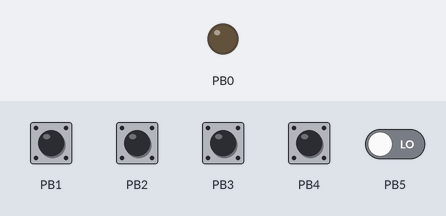
Bench run of a sketch on a simulated ATtiny85, built with avr-gcc and run on an emulated ATtiny85. On the bench: output pins drawn as LEDs (lit = HIGH). The test bench sets the inputs (shaded band); at power-on: PB1–4 HIGH, PB5 LOW. Sleep ends after the set time or at an interrupt.

Above: at 5.0 s.
5.1 s: PB1 pulled LOW for 0.15 s
At 5.5 s:
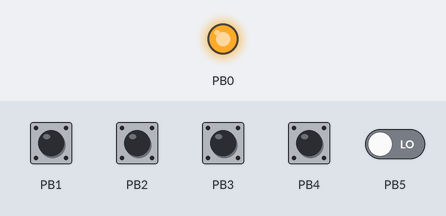
6.7 s: PB1 pulled LOW for 1 s
At 8.0 s:
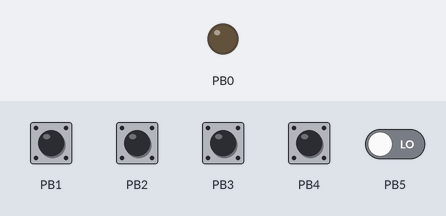
Timing chart, 0 to 9.7 s (numbered marks = the images above; inputs shaded):
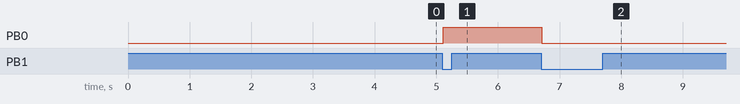

Measured:
- after the input at 5.1 s, PB0: LOW → HIGH at once
- after the input at 6.7 s, PB0: HIGH → LOW at once

The sketch:

PowerSaveOnOff_C.ino
```cpp
// http://www.count-zero.ru/2016/attiny13/
// http://osboy.ru/blog/microcontrollers/attiny13-switch.html
// http://1io.ru/articles/microcontroller/attiny13/
// http://we.easyelectronics.ru/AVR/avr-power-management-ili-kak-pravilno-spat.html
// http://avr.ru/beginer/understand/sleep_mode


#define F_CPU 1200000UL  // Частота 1.2Mhz
#include <avr/io.h>
#include <avr/wdt.h>
#include <util/delay.h>
#include <avr/interrupt.h>

#ifndef CLEAR_BIT
    #define CLEAR_BIT(SRC, BIT) (_SFR_BYTE(SRC) &= ~_BV(BIT))
#endif
#ifndef SET_BIT
    #define SET_BIT(SRC, BIT) (_SFR_BYTE(SRC) |= _BV(BIT))
#endif
#ifndef INVERT_BIT
    #define INVERT_BIT(SRC, BIT) (_SFR_BYTE(SRC) ^= _BV(BIT))
#endif
#ifndef BIT_IS_SET
    #define BIT_IS_SET(SRC, BIT) (_SFR_BYTE(SRC) & _BV(BIT))
#endif


volatile bool keyInterrupt = false;

// Обработчик прерывания PCINT0, доступно на любых ножках, срабатывает на изменение уровня
// Если нужно настроить на конкретный тип изменения уровня - надо использовать прерывание INT0 на ноге PB1
// Так же по прерыванию происходит пробуждение микроконтроллера
ISR(PCINT0_vect) {
    keyInterrupt = true;
}

bool isButtonPressedUpNoChatter(char port){
    bool buttonPressed = ((PINB & (1 << port)) == 0); // Если низкий уровень - то кнопка нажата
    if (buttonPressed){
        _delay_ms(10); // Ждем чтобы избавиться от дребезга
        buttonPressed = ((PINB & (1 << port)) == 0); // Если низкий уровень - то кнопка нажата
    }
    return buttonPressed;
}

int main(void) {
    // TODO: Отключение WatchDog
    wdt_disable();

    // Выставить порты в конкретное состояние InputPullup, чтобы по ним не происходили прерывания
    {
        DDRB &= ~(1<<PB0); // Настраиваем кнопку на порте как вход
        PORTB |= (1<<PB0); // Делаем кнопку на порте подтянутой к ВЫСОКОМУ уровню, подключать к земле

        DDRB &= ~(1<<PB1); // Настраиваем кнопку на порте как вход
        PORTB |= (1<<PB1); // Делаем кнопку на порте подтянутой к ВЫСОКОМУ уровню, подключать к земле

        DDRB &= ~(1<<PB2); // Настраиваем кнопку на порте как вход
        PORTB |= (1<<PB2); // Делаем кнопку на порте подтянутой к ВЫСОКОМУ уровню, подключать к земле

        DDRB &= ~(1<<PB3); // Настраиваем кнопку на порте как вход
        PORTB |= (1<<PB3); // Делаем кнопку на порте подтянутой к ВЫСОКОМУ уровню, подключать к земле

        DDRB &= ~(1<<PB4); // Настраиваем кнопку на порте как вход
        PORTB |= (1<<PB4); // Делаем кнопку на порте подтянутой к ВЫСОКОМУ уровню, подключать к земле
    }

    // В регистр энергосбережения записываем PRTIM0 (отключение счетчика) и PRADC (отключение ADC преобразователя)
    PRR = (1<<PRTIM0) | (1<<PRADC);

    // В регистр энергосбережения PRADC (отключение ADC преобразователя)
    // PRR = (1<<PRADC);
    // PRR &= ~(1<<PRTIM0);

    // Отключение AЦП
    ADCSRA &= ~(1 << ADEN);

    // Отключаем компаратор
    ACSR |= (1 << ACD);

    // Пины кнопок
    DDRB &= ~(1<<PB1); // Настраиваем кнопку на порте PB1 как вход
    PORTB |= (1<<PB1); // Делаем кнопку на порте PB1 подтянутой к ВЫСОКОМУ уровню, подключать к земле

    // Пин светодиода
    DDRB |= (1<<PB0); // Настраиваем выход PB0 как выход
    PORTB &= ~(1<<PB0); // Выход на порте PB0 выключен

    // Настройка прерываний для кнопки
    GIMSK |= (1<<PCIE); // Разрешаем внешние прерывания PCINT0, работают толкьо на изменение состояний
    PCMSK |= (1<<PB1);  // Разрешаем по маске прерывания на ноге PB1
    //MCUCR |= (1<<ISC01)  // Прерывания будут при падении уровня, поддерживается только у прерывания INT0, не у PCINT (ISC01, ISC00 биты для настроек)
    //MCUCR &= ~(1<<ISC01) // Прерывания будут при падении уровня, поддерживается только у прерывания INT0, не у PCINT (ISC01, ISC00 биты для настроек)
    SREG |= (1<<SREG_I); // Разрешаем прерывания, sei();

    // Включаем полный режим сна, прерывание будет по внешним прерываниям
    MCUCR |= (1<<SM1);  // Включаем power down mode, set_sleep_mode(SLEEP_MODE_PWR_DOWN);
    MCUCR &= ~(1<<SM0); // Включаем power down mode, set_sleep_mode(SLEEP_MODE_PWR_DOWN);
    MCUCR |= (1<<SE);   // Включаем режим сна, sleep_enable();

    // Обнуление переменных
    keyInterrupt = false;

    // Главный цикл
    while(1) {
        // Включаем сон
        MCUCR |= (1<<SE);   // Включаем режим сна, sleep_enable();

        // Просто перекидываем процессор в сон, пробуждение по прерыванию
        asm("sleep"); // sleep_cpu();

        // Если было прерывание - обрабатываем его
        if (keyInterrupt){
            bool buttonPressed = isButtonPressedUpNoChatter(PB1);
            if (buttonPressed){
                PORTB ^= (1<<PB0);  // Переключаем значение на пине PB0
            }

            keyInterrupt = false;
        }
    }

    return 0;
}
```
